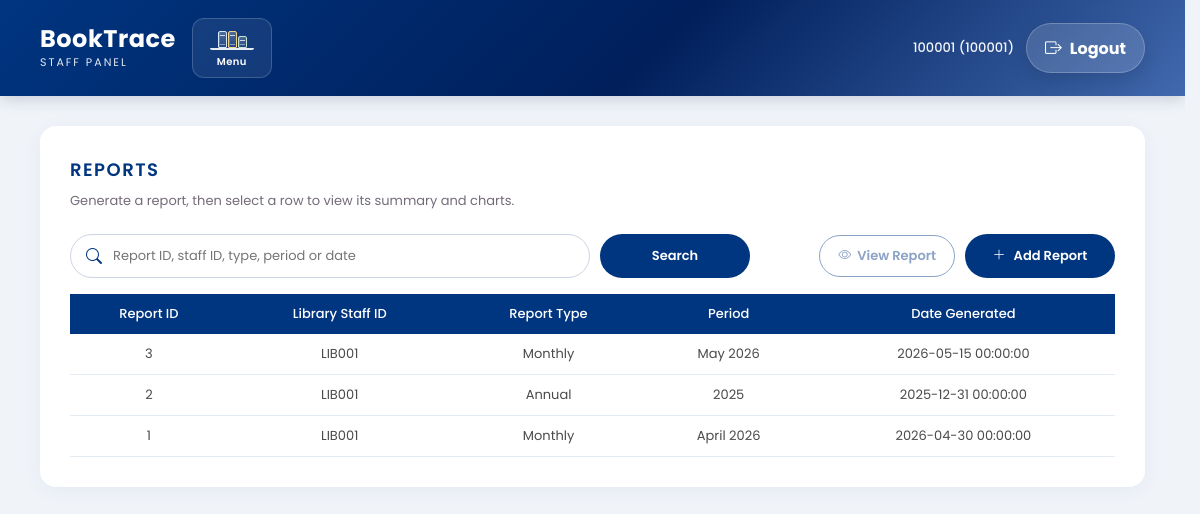
Screenshot of /php/reports.php (signed in) with the database file from the repository.
### tables this page shows
CREATE TABLE `reports` (
  `report_id` int(11) NOT NULL AUTO_INCREMENT,
  `libstaff_id` varchar(20) DEFAULT NULL,
  `report_type` enum('Weekly','Monthly','Annual') NOT NULL,
  `date_generated` datetime NOT NULL DEFAULT current_timestamp(),
  `period_start` date DEFAULT NULL,
  PRIMARY KEY (`report_id`)
);

### php/lib/report_period.php (called while the page is built, shortened)
<?php
function report_period_start(string $type, ?string $storedStart, DateTimeImmutable $generatedAt): DateTimeImmutable
{
    if ($storedStart !== null && $storedStart !== '') {
        return (new DateTimeImmutable($storedStart))->setTime(0, 0);
    }
    throw new UnexpectedValueException('This report has an unsupported report type.');
}
function report_period_label(string $type, DateTimeImmutable $start): string
{
    if ($type === 'Monthly') {
        return $start->format('F Y');
    }
    return $start->format('Y');
}

### php/reports.php (the view, shortened to what this page needs)
<?php
require_once __DIR__ . '/lib/auth.php';
require_once __DIR__ . '/lib/report_period.php';
$reports = [];
$staffId = null;
$searchQuery = is_string($_GET['search'] ?? null) ? trim($_GET['search']) : '';
try {
    $staffStmt = $pdo->prepare('SELECT libstaff_id FROM library_staff WHERE user_id = ?');
    $staffStmt->execute([$_SESSION['user_id']]);
    $staffId = $staffStmt->fetchColumn();
    $reportsStmt = $pdo->query(
        'SELECT report_id, libstaff_id, report_type, date_generated, period_start
         FROM reports
         ORDER BY report_id DESC'
    );
    foreach ($reportsStmt->fetchAll(PDO::FETCH_ASSOC) as $row) {
        try {
            $start = report_period_start((string)$row['report_type'], $row['period_start'], new DateTimeImmutable($row['date_generated']));
            $row['period_label'] = report_period_label((string)$row['report_type'], $start);
        } catch (Exception $labelError) {
            $row['period_label'] = '';
        }
        $haystack = implode(' ', [$row['report_id'], $row['libstaff_id'], $row['report_type'], $row['date_generated'], $row['period_label']]);
        if ($searchQuery === '' || stripos($haystack, $searchQuery) !== false) {
            $reports[] = $row;
        }
    }
} catch (PDOException $e) {
    $driverErrorCode = (int)($e->errorInfo[1] ?? 0);
    $pageError = $driverErrorCode === 4025
        ? 'The reports table is out of date. Re-import sql/booktrace.sql into the booktrace database, then try again.'
        : 'Unable to load or generate reports: ' . $e->getMessage();
}
?>
<!DOCTYPE html>
<html lang="en">
<head>
    <?php require __DIR__ . '/lib/head.php'; ?>
</head>
<body>
<?php require __DIR__ . '/lib/header.php'; ?>
<main class="page-container">
    <section class="card">
        <h2 class="page-title">Reports</h2>
        <p class="page-note">Generate a report, then select a row to view its summary and charts.</p>
        <div class="reports-toolbar">
            <form method="GET" action="reports.php" class="reports-search">
                <div class="search-row">
                    <i class="bi bi-search"></i>
                    <input
                        type="text"
                        id="report-search"
                        name="search"
                        value="<?php echo htmlspecialchars($searchQuery); ?>"
                        placeholder="Report ID, staff ID, type, period or date"
                        autocomplete="off"
                    >
                </div>
                <button class="btn-primary" type="submit">Search</button>
            </form>
            <div class="reports-actions">
                <form method="GET" action="view_report.php">
                    <button class="btn-secondary" type="submit" id="view-report-button" disabled>
                        <i class="bi bi-eye"></i> View Report
                    </button>
                </form>
                <button class="btn-primary" type="button" id="open-report-modal" <?php echo $staffId === null ? 'disabled' : ''; ?>>
                    <i class="bi bi-plus-lg"></i> Add Report
                </button>
            </div>
        </div>
        <div class="reports-scroll">
            <table class="mini-table">
                <thead>
                    <tr>
                        <th>Report ID</th>
                        <th>Library Staff ID</th>
                        <th>Report Type</th>
                        <th>Period</th>
                        <th>Date Generated</th>
                    </tr>
                </thead>
                <tbody>
                    <?php if (!empty($reports)): ?>
                        <?php foreach ($reports as $report): ?>
                            <tr class="selectable-row" data-report-id="<?php echo htmlspecialchars((string)$report['report_id']); ?>" tabindex="0" aria-selected="false">
                                <td><?php echo htmlspecialchars((string)$report['report_id']); ?></td>
                                <td><?php echo htmlspecialchars((string)$report['libstaff_id']); ?></td>
                                <td><?php echo htmlspecialchars((string)$report['report_type']); ?></td>
                                <td><?php echo htmlspecialchars($report['period_label']); ?></td>
                                <td><?php echo htmlspecialchars((string)$report['date_generated']); ?></td>
                            </tr>
                        <?php endforeach; ?>
                    <?php else: ?>
                        <tr>
                            <td colspan="5" class="empty-cell">No reports found.</td>
                        </tr>
                    <?php endif; ?>
                </tbody>
            </table>
        </div>
    </section>
</main>
</body>
</html>

### css/header.css (style rules this page uses)
html { background-color: #f0f4f9; scrollbar-gutter: stable; }
.page-container, .dashboard-container, .dashboard-wrapper { animation: page-fade-in 0.2s ease-out; }

### css/transactions.css (style rules this page uses)
body { font-family: 'Poppins', sans-serif; background-color: #f0f4f9; margin: 0; padding: 0; }
.page-container { padding: 30px 40px; max-width: 1600px; margin: 0 auto; }
.card { background: white; border-radius: 16px; padding: 30px; margin-bottom: 30px; box-shadow: 0 4px 20px rgba(0, 53, 128, 0.05); }
.page-title { color: #003580; font-size: 18px; font-weight: 600; letter-spacing: 1.5px; text-transform: uppercase; margin: 0 0 8px; display: flex; align-items: center; gap: 10px; }
.page-note { margin: 0 0 22px; color: #746b79; font-size: 13px; line-height: 1.6; }
.btn-primary { align-self: flex-start; display: inline-flex; align-items: center; justify-content: center; gap: 8px; min-width: 150px; padding: 12px 22px; border: none; border-radius: 30px; background-color: #003580; color: white; cursor: pointer; font-family: 'Poppins', sans-serif; font-size: 13px; font-weight: 600; }
.search-row { position: relative; max-width: 520px; }
.search-row .bi-search { position: absolute; top: 50%; left: 16px; transform: translateY(-50%); color: #003580; }
.search-row input { width: 100%; height: 44px; padding: 0 20px 0 42px; border: 1px solid #cbd5e1; border-radius: 30px; box-sizing: border-box; font-family: 'Poppins', sans-serif; font-size: 13px; }
.mini-table { width: 100%; border-collapse: collapse; font-size: 13px; }
.mini-table th { background: #003580; color: white; text-align: center; padding: 10px 12px; font-weight: 500; }
.mini-table td { padding: 10px 12px; border-bottom: 1px solid #e5ebf2; color: #4a4a4a; text-align: center; }
.btn-secondary, .btn-danger { display: inline-flex; align-items: center; justify-content: center; gap: 6px; padding: 10px 18px; border-radius: 30px; cursor: pointer; font-family: 'Poppins', sans-serif; font-size: 13px; font-weight: 600; }
.btn-secondary { border: 1px solid #003580; background: #fff; color: #003580; }

### css/reports.css (style rules this page uses)
.reports-toolbar { display: flex; justify-content: space-between; align-items: center; gap: 16px; flex-wrap: wrap; margin-bottom: 16px; }
.reports-search { display: flex; align-items: center; gap: 10px; flex-wrap: wrap; flex: 1 1 420px; }
.reports-search .search-row { flex: 1 1 280px; }
.reports-actions { display: flex; align-items: center; gap: 10px; flex-wrap: wrap; }
.reports-actions form { margin: 0; }
.btn-secondary:disabled, .btn-primary:disabled { opacity: 0.45; cursor: not-allowed; }
.reports-scroll { overflow-x: auto; min-height: 150px; }
.selectable-row { cursor: pointer; }

### rows the page displays
reports: report_id "3", libstaff "LIB001", report_type "Monthly", period_label "May 2026", date_generated "2026-05-15 00:00:00"
reports: report_id "2", libstaff "LIB001", report_type "Annual", period_label "2025", date_generated "2025-12-31 00:00:00"
reports: report_id "1", libstaff "LIB001", report_type "Monthly", period_label "April 2026", date_generated "2026-04-30 00:00:00"

### other values shown
$_SESSION['user_name'] "100001"
$_SESSION['user_type'] "100001"
